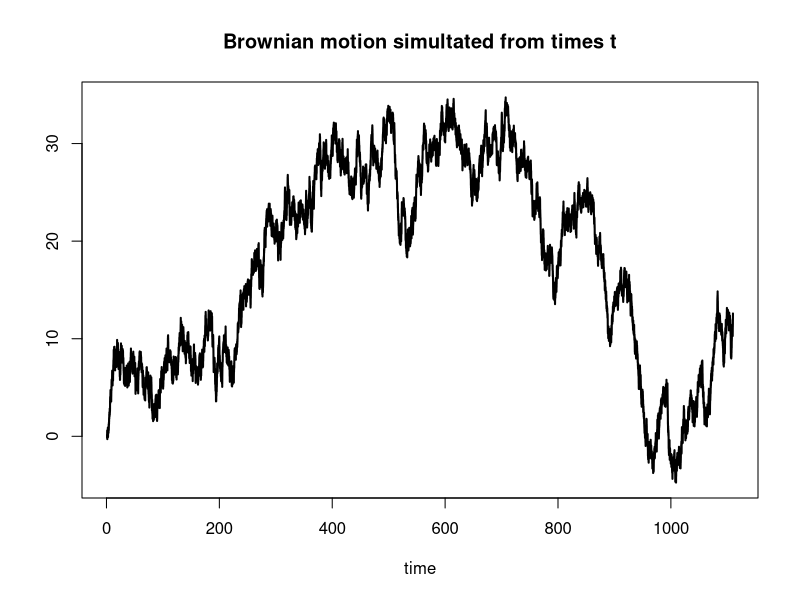

Generate this figure with R:
## ---- chunk 1
knitr::opts_chunk$set(warning = FALSE, message = FALSE) 
## ---- chunk 2
t <- seq(1,1110,0.01)

f_brow <- function(t){
  size <- length(t)
  dt <- t[2:size] - t[1:size - 1]
  incr <- rnorm(size - 1, 0, sqrt(dt))
  return(c(0, cumsum(incr)))
}
## ---- chunk 3
plot(t,f_brow(t), type = "l", lwd = 2, xlab = "time", ylab = "", main = "Brownian motion simultated from times t")
